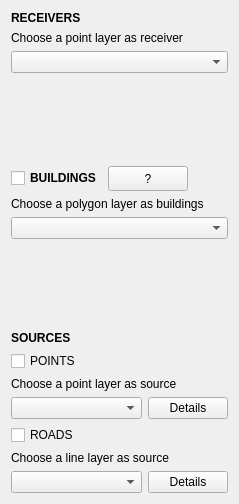
   <widget class="QWidget" name="tabGeometry">
    <attribute name="title">
     <string>Input</string>
    </attribute>
    <layout class="QVBoxLayout" name="verticalLayout_2">
     <item>
      <widget class="QLabel" name="receivers_layer_title">
       <property name="sizePolicy">
        <sizepolicy hsizetype="Fixed" vsizetype="Fixed">
         <horstretch>0</horstretch>
         <verstretch>0</verstretch>
        </sizepolicy>
       </property>
       <property name="font">
        <font>
         <weight>75</weight>
         <bold>true</bold>
        </font>
       </property>
       <property name="text">
        <string>RECEIVERS</string>
       </property>
      </widget>
     </item>
     <item>
      <widget class="QLabel" name="receivers_layer_label">
       <property name="sizePolicy">
        <sizepolicy hsizetype="Fixed" vsizetype="Fixed">
         <horstretch>0</horstretch>
         <verstretch>0</verstretch>
        </sizepolicy>
       </property>
       <property name="text">
        <string>Choose a point layer as receiver</string>
       </property>
      </widget>
     </item>
     <item>
      <widget class="QgsMapLayerComboBox" name="receivers_layer_comboBox"/>
     </item>
     <item>
      <spacer name="verticalSpacer">
       <property name="orientation">
        <enum>Qt::Vertical</enum>
       </property>
       <property name="sizeHint" stdset="0">
        <size>
         <width>20</width>
         <height>87</height>
        </size>
       </property>
      </spacer>
     </item>
     <item>
      <layout class="QHBoxLayout" name="horizontalLayout_12">
       <item>
        <widget class="QCheckBox" name="buildings_layer_checkBox">
         <property name="enabled">
          <bool>true</bool>
         </property>
         <property name="font">
          <font>
           <weight>75</weight>
           <bold>true</bold>
          </font>
         </property>
         <property name="text">
          <string>BUILDINGS</string>
         </property>
         <property name="checked">
          <bool>false</bool>
         </property>
        </widget>
       </item>
       <item>
        <widget class="QPushButton" name="helpBuilding">
         <property name="sizePolicy">
          <sizepolicy hsizetype="Fixed" vsizetype="Fixed">
           <horstretch>0</horstretch>
           <verstretch>0</verstretch>
          </sizepolicy>
         </property>
         <property name="minimumSize">
          <size>
           <width>25</width>
           <height>25</height>
          </size>
         </property>
         <property name="text">
          <string>?</string>
         </property>
        </widget>
       </item>
       <item>
        <spacer name="horizontalSpacer">
         <property name="orientation">
          <enum>Qt::Horizontal</enum>
         </property>
         <property name="sizeType">
          <enum>QSizePolicy::MinimumExpanding</enum>
         </property>
         <property name="sizeHint" stdset="0">
          <size>
           <width>40</width>
           <height>20</height>
          </size>
         </property>
        </spacer>
       </item>
      </layout>
     </item>
     <item>
      <widget class="QLabel" name="buildings_layer_label">
       <property name="sizePolicy">
        <sizepolicy hsizetype="Fixed" vsizetype="Fixed">
         <horstretch>0</horstretch>
         <verstretch>0</verstretch>
        </sizepolicy>
       </property>
       <property name="text">
        <string>Choose a polygon layer as buildings</string>
       </property>
      </widget>
     </item>
     <item>
      <widget class="QgsMapLayerComboBox" name="buildings_layer_comboBox"/>
     </item>
     <item>
      <spacer name="verticalSpacer_2">
       <property name="orientation">
        <enum>Qt::Vertical</enum>
       </property>
       <property name="sizeHint" stdset="0">
        <size>
         <width>20</width>
         <height>86</height>
        </size>
       </property>
      </spacer>
     </item>
     <item>
      <widget class="QLabel" name="sources_layer_title">
       <property name="sizePolicy">
        <sizepolicy hsizetype="Fixed" vsizetype="Fixed">
         <horstretch>0</horstretch>
         <verstretch>0</verstretch>
        </sizepolicy>
       </property>
       <property name="font">
        <font>
         <weight>75</weight>
         <bold>true</bold>
        </font>
       </property>
       <property name="text">
        <string>SOURCES</string>
       </property>
      </widget>
     </item>
     <item>
      <widget class="QCheckBox" name="sources_pts_layer_checkBox">
       <property name="enabled">
        <bool>true</bool>
       </property>
       <property name="text">
        <string>POINTS</string>
       </property>
       <property name="checked">
        <bool>false</bool>
       </property>
      </widget>
     </item>
     <item>
      <widget class="QLabel" name="sources_pts_layer_label">
       <property name="sizePolicy">
        <sizepolicy hsizetype="Fixed" vsizetype="Fixed">
         <horstretch>0</horstretch>
         <verstretch>0</verstretch>
        </sizepolicy>
       </property>
       <property name="text">
        <string>Choose a point layer as source</string>
       </property>
      </widget>
     </item>
     <item>
      <layout class="QHBoxLayout" name="horizontalLayout_10">
       <item>
        <widget class="QgsMapLayerComboBox" name="sources_pts_layer_comboBox"/>
       </item>
       <item>
        <widget class="QPushButton" name="sources_pts_pushButton">
         <property name="sizePolicy">
          <sizepolicy hsizetype="Fixed" vsizetype="Fixed">
           <horstretch>0</horstretch>
           <verstretch>0</verstretch>
          </sizepolicy>
         </property>
         <property name="text">
          <string>Details</string>
         </property>
        </widget>
       </item>
      </layout>
     </item>
     <item>
      <widget class="QCheckBox" name="sources_roads_layer_checkBox">
       <property name="enabled">
        <bool>true</bool>
       </property>
       <property name="text">
        <string>ROADS</string>
       </property>
       <property name="checked">
        <bool>false</bool>
       </property>
      </widget>
     </item>
     <item>
      <widget class="QLabel" name="sources_roads_layer_label">
       <property name="sizePolicy">
        <sizepolicy hsizetype="Fixed" vsizetype="Fixed">
         <horstretch>0</horstretch>
         <verstretch>0</verstretch>
        </sizepolicy>
       </property>
       <property name="text">
        <string>Choose a line layer as source</string>
       </property>
      </widget>
     </item>
     <item>
      <layout class="QHBoxLayout" name="horizontalLayout_11">
       <item>
        <widget class="QgsMapLayerComboBox" name="sources_roads_layer_comboBox"/>
       </item>
       <item>
        <widget class="QPushButton" name="sources_roads_pushButton">
         <property name="sizePolicy">
          <sizepolicy hsizetype="Fixed" vsizetype="Fixed">
           <horstretch>0</horstretch>
           <verstretch>0</verstretch>
          </sizepolicy>
         </property>
         <property name="text">
          <string>Details</string>
         </property>
        </widget>
       </item>
      </layout>
     </item>
    </layout>
   </widget>
